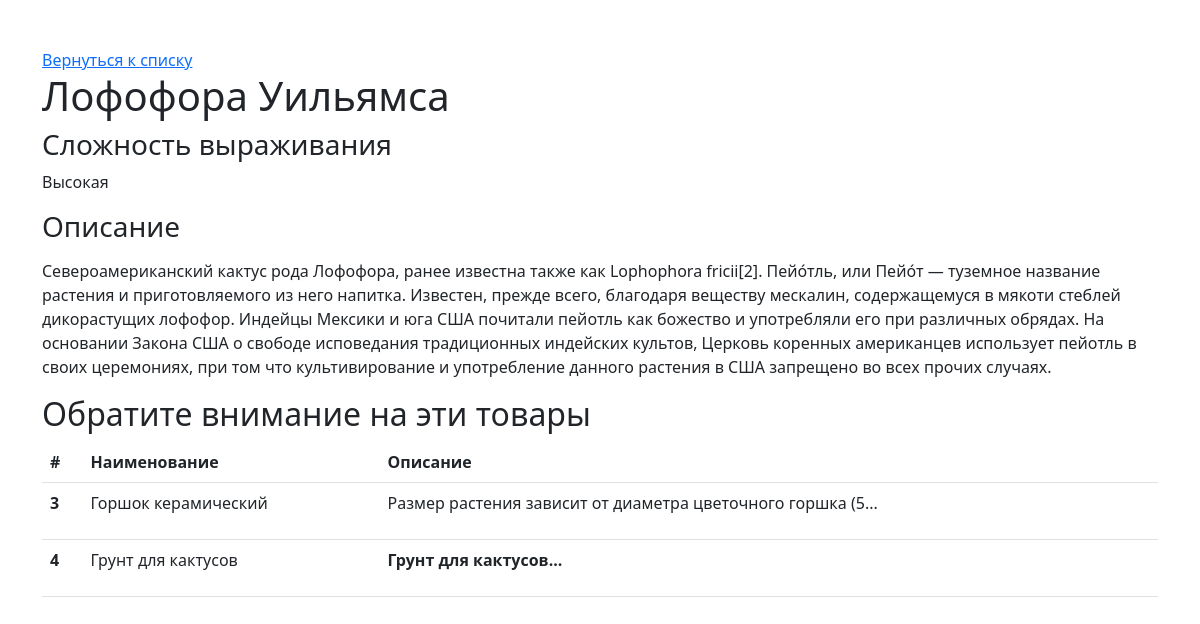
The page /route/2 on the database its author committed.
### app.py (models this page shows, shortened)
class Cactus(db.Model):
    LOW = 'Низкая'
    MEDIUM = 'Средняя'
    HIGH = 'Высокая'
    DIFFICULTY = (
        ('1', LOW),
        ('2', MEDIUM),
        ('3', HIGH),
    )
    id = db.Column(db.Integer, primary_key=True)
    name = db.Column(db.String(80), unique=True, nullable=False)
    description = db.Column(db.Text(), nullable=False)
    image = db.Column(db.Unicode(128), nullable=False)
    difficulty = db.Column(ChoiceType(DIFFICULTY), nullable=True)
    products = db.relationship('RelatedProduct', backref='cactus', lazy=True)

class RelatedProduct(db.Model):
    id = db.Column(db.Integer, primary_key=True)
    name = db.Column(db.String(80), unique=True, nullable=False)
    description = db.Column(db.Text(), nullable=False)
    image = db.Column(db.Unicode(128), nullable=False)
    cactus_id = db.Column(db.Integer, db.ForeignKey('cactus.id'), nullable=False)

### app.py (the view)
@app.route('/route/<int:pk>')
def detail(pk):
    cactus = Cactus.query.filter_by(id=pk).first()
    if not cactus:
        raise NotFound
    return render_template('detail.html', cactus=cactus)

### templates/detail.html (shortened to what this page needs)
{% extends 'base.html' %}
{% block styles %}
  <link rel="stylesheet" href="{{ url_for('static', filename='css/styles.css') }}">
{% endblock %}
{% block content %}
  <a href="{{ url_for('index') }}">Вернуться к списку</a>
  <h1>{{ cactus.name }}</h1>
  <h3>Сложность выраживания</h3>
  <p>{{ cactus.difficulty.value }}</p>
  <h3>Описание</h3>
  <p>{{ cactus.description|safe }}</p>
  <h2>Обратите внимание на эти товары</h2>
  <table class="table">
    <thead>
    <tr>
      <th scope="col">#</th>
      <th scope="col">Наименование</th>
      <th scope="col">Описание</th>
    </tr>
    </thead>
    <tbody>
    {% for product in cactus.products %}
      <tr>
        <th scope="row">{{ product.id }}</th>
        <td>{{ product.name }}</td>
        <td>{{ product.description|truncate(64)|safe }}</td>
      </tr>
    {% endfor %}
    </tbody>
  </table>
{% endblock %}

### rows shown on the page
Cactus: name "Лофофора Уильямса", difficulty.value "Высокая", description "Североамериканский кактус рода Лофофора, ранее известна также как Lophophora fricii[2]. Пейо́тль, или Пейо́т — туземное название растения и приготовляемого из него напитка. Известен, прежде всего, благодаря веществу мескалин, содержащемуся в мякоти стеблей дикорастущих лофофор. Индейцы Мексики и юга США почитали пейотль как божество и употребляли его при различных обрядах. На основании Закона США о свободе исповедания традиционных индейских культов, Церковь коренных американцев использует пейотль в своих церемониях, при том что культивирование и употребление данного растения в США запрещено во всех прочих случаях."
RelatedProduct: id "3", name "Горшок керамический", description "Размер растения зависит от диаметра цветочного горшка (5..."
RelatedProduct: id "4", name "Грунт для кактусов", description "Грунт для кактусов..."
